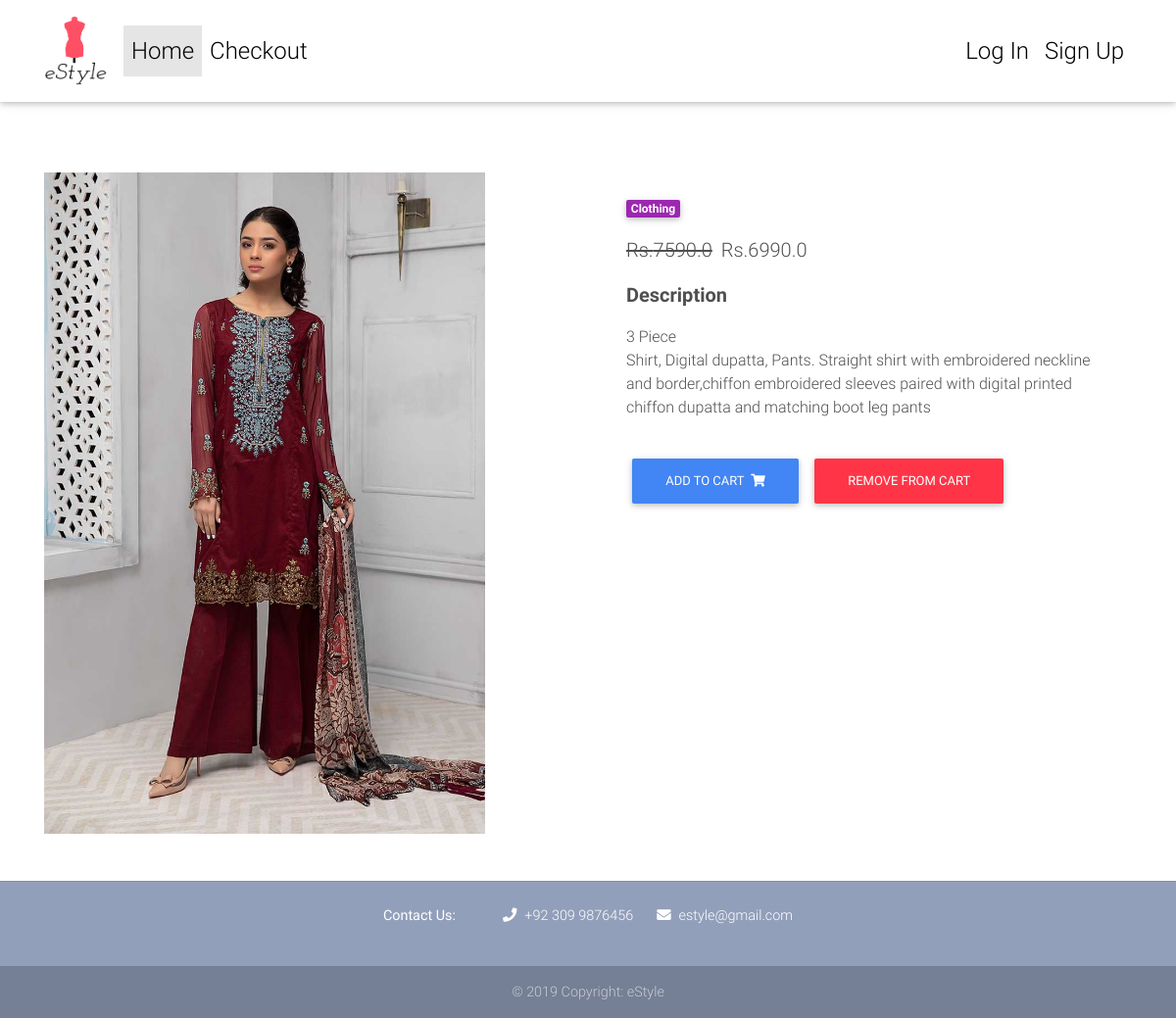
The app's page /product/DW-2224/ with its own data.
### shop/models.py (models this page shows, shortened)
class Item(models.Model):
    name=models.CharField(max_length=100)
    cost=models.FloatField()
    discount_cost=models.FloatField( blank=True ,null=True )     #not a required field
    colortag=models.CharField(choices=LABEL_CHOICES, max_length=1,blank=True ,null=True)
    tag=models.CharField(max_length=15,blank=True ,null=True)      #for giving different tags to products like bestseller, new etc.
    slug=models.SlugField()      #a unique identity for different products
    detail=models.TextField()
    photo=models.FileField(upload_to = 'images/', default = '')    #images are uploaded to media/images folder
    def get_add_item_to_cart_url(self):
        return reverse("shop:add-to-cart",kwargs={'slug':self.slug})    #url for adding an item to cart
    def get_remove_item_from_cart_url(self):
        return reverse("shop:remove-from-cart",kwargs={'slug':self.slug})    #url for adding an item to cart

### shop/views.py (the view)
# urls.py: path('product/<slug>/',ItemDetailView.as_view(),name='product'),
class ItemDetailView(DetailView):
    model=Item
    template_name="product.html"

### templates/product.html (shortened to what this page needs)
{% extends "base.html" %}
{% block content %}
{% load static %}
  <main class="mt-2 pt-4">
    <div class="container dark-grey-text mt-5">
      <div class="row wow fadeIn">
        <div class="col-md-6 mb-4">
          <img src="{{object.photo.url}}" class="img-fluid" height="600" width="450" alt="{{object.name}}">
        </div>
        <div class="col-md-6 mb-4">
          <div class="p-4">
            <div class="mb-3">
              <a href="">
                <span class="badge purple mr-1">Clothing</span>
              </a>
            </div>
            <p class="lead">
              {% if object.discount_cost %}
              <span class="mr-1">
                <del>Rs.{{object.cost}}</del>
              </span>
              <span>Rs.{{object.discount_cost}}</span>
              {% else %}
              <span>Rs.{{ object.cost }}</span>
              {% endif %}
            </p>
            <p class="lead font-weight-bold">Description</p>
            <p>3 Piece<br>{{ object.detail }}<br><br></p>
            <a href="{{ object.get_add_item_to_cart_url }}" class="btn btn-primary my-0 p">
              Add to cart
              <i class="fas fa-shopping-cart ml-1"></i>
              </a>
              <a href="{{ object.get_remove_item_from_cart_url }}" class="btn btn-danger my-0 p">
                Remove from cart
                </a>
          </div>
        </div>
    </div>
  </main>
{% endblock content %}

### templates/base.html (style rules this page uses)
html, body, header, .carousel { height: 60vh; }

### records on screen
Item: photo (picture), cost "7590.0", discount_cost "6990.0", detail "Shirt, Digital dupatta, Pants. Straight shirt with embroidered neckline and border,chiffon embroidered sleeves paired with digital printed chiffon dupatta and matching boot leg pants"
